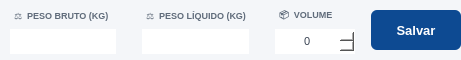
     <widget class="QWidget" name="widget_14" native="true">
      <property name="minimumSize">
       <size>
        <width>0</width>
        <height>60</height>
       </size>
      </property>
      <property name="maximumSize">
       <size>
        <width>16777215</width>
        <height>60</height>
       </size>
      </property>
      <property name="styleSheet">
       <string notr="true">background-color: #f4f6f9;</string>
      </property>
      <layout class="QHBoxLayout" name="horizontalLayout_8">
       <property name="leftMargin">
        <number>0</number>
       </property>
       <property name="topMargin">
        <number>0</number>
       </property>
       <property name="rightMargin">
        <number>0</number>
       </property>
       <property name="bottomMargin">
        <number>0</number>
       </property>
       <item>
        <widget class="QWidget" name="widget_25" native="true">
         <property name="styleSheet">
          <string notr="true"/>
         </property>
         <layout class="QVBoxLayout" name="verticalLayout_23">
          <property name="spacing">
           <number>3</number>
          </property>
          <property name="leftMargin">
           <number>10</number>
          </property>
          <property name="topMargin">
           <number>6</number>
          </property>
          <property name="rightMargin">
           <number>10</number>
          </property>
          <property name="bottomMargin">
           <number>6</number>
          </property>
          <item>
           <widget class="QLabel" name="label_67">
            <property name="minimumSize">
             <size>
              <width>0</width>
              <height>0</height>
             </size>
            </property>
            <property name="maximumSize">
             <size>
              <width>16777215</width>
              <height>16777215</height>
             </size>
            </property>
            <property name="font">
             <font>
              <pointsize>-1</pointsize>
              <weight>75</weight>
              <bold>true</bold>
             </font>
            </property>
            <property name="styleSheet">
             <string notr="true">border: none;
background: transparent;
color: #5f6b7a;
font-size: 9px;
font-weight: bold;
padding-left: 2px;</string>
            </property>
            <property name="text">
             <string>⚖️  PESO BRUTO (KG)</string>
            </property>
            <property name="alignment">
             <set>Qt::AlignLeading|Qt::AlignLeft|Qt::AlignVCenter</set>
            </property>
           </widget>
          </item>
          <item>
           <widget class="QLineEdit" name="line_Peso_Bruto">
            <property name="sizePolicy">
             <sizepolicy hsizetype="Preferred" vsizetype="Preferred">
              <horstretch>0</horstretch>
              <verstretch>0</verstretch>
             </sizepolicy>
            </property>
            <property name="minimumSize">
             <size>
              <width>0</width>
              <height>25</height>
             </size>
            </property>
            <property name="maximumSize">
             <size>
              <width>16777215</width>
              <height>25</height>
             </size>
            </property>
            <property name="font">
             <font>
              <pointsize>9</pointsize>
              <weight>50</weight>
              <bold>false</bold>
             </font>
            </property>
            <property name="styleSheet">
             <string notr="true">color: #374151;
border: none;
background: white;</string>
            </property>
            <property name="inputMask">
             <string/>
            </property>
            <property name="text">
             <string/>
            </property>
            <property name="frame">
             <bool>true</bool>
            </property>
            <property name="echoMode">
             <enum>QLineEdit::Normal</enum>
            </property>
            <property name="alignment">
             <set>Qt::AlignCenter</set>
            </property>
            <property name="dragEnabled">
             <bool>false</bool>
            </property>
            <property name="readOnly">
             <bool>true</bool>
            </property>
            <property name="placeholderText">
             <string/>
            </property>
           </widget>
          </item>
         </layout>
        </widget>
       </item>
       <item>
        <widget class="QWidget" name="widget_26" native="true">
         <property name="styleSheet">
          <string notr="true"/>
         </property>
         <layout class="QVBoxLayout" name="verticalLayout_24">
          <property name="spacing">
           <number>3</number>
          </property>
          <property name="leftMargin">
           <number>10</number>
          </property>
          <property name="topMargin">
           <number>6</number>
          </property>
          <property name="rightMargin">
           <number>10</number>
          </property>
          <property name="bottomMargin">
           <number>6</number>
          </property>
          <item>
           <widget class="QLabel" name="label_68">
            <property name="minimumSize">
             <size>
              <width>0</width>
              <height>0</height>
             </size>
            </property>
            <property name="maximumSize">
             <size>
              <width>16777215</width>
              <height>16777215</height>
             </size>
            </property>
            <property name="font">
             <font>
              <pointsize>-1</pointsize>
              <weight>75</weight>
              <bold>true</bold>
             </font>
            </property>
            <property name="styleSheet">
             <string notr="true">border: none;
background: transparent;
color: #5f6b7a;
font-size: 9px;
font-weight: bold;
padding-left: 2px;</string>
            </property>
            <property name="text">
             <string>⚖️  PESO LÍQUIDO (KG)</string>
            </property>
            <property name="alignment">
             <set>Qt::AlignLeading|Qt::AlignLeft|Qt::AlignVCenter</set>
            </property>
           </widget>
          </item>
          <item>
           <widget class="QLineEdit" name="line_Peso_Liquido">
            <property name="sizePolicy">
             <sizepolicy hsizetype="Preferred" vsizetype="Preferred">
              <horstretch>0</horstretch>
              <verstretch>0</verstretch>
             </sizepolicy>
            </property>
            <property name="minimumSize">
             <size>
              <width>0</width>
              <height>25</height>
             </size>
            </property>
            <property name="maximumSize">
             <size>
              <width>16777215</width>
              <height>25</height>
             </size>
            </property>
            <property name="font">
             <font>
              <pointsize>9</pointsize>
              <weight>50</weight>
              <bold>false</bold>
             </font>
            </property>
            <property name="styleSheet">
             <string notr="true">color: #374151;
border: none;
background: white;</string>
            </property>
            <property name="inputMask">
             <string/>
            </property>
            <property name="text">
             <string/>
            </property>
            <property name="frame">
             <bool>true</bool>
            </property>
            <property name="echoMode">
             <enum>QLineEdit::Normal</enum>
            </property>
            <property name="alignment">
             <set>Qt::AlignCenter</set>
            </property>
            <property name="dragEnabled">
             <bool>false</bool>
            </property>
            <property name="readOnly">
             <bool>true</bool>
            </property>
            <property name="placeholderText">
             <string/>
            </property>
           </widget>
          </item>
         </layout>
        </widget>
       </item>
       <item>
        <widget class="QWidget" name="widget_15" native="true">
         <property name="minimumSize">
          <size>
           <width>100</width>
           <height>0</height>
          </size>
         </property>
         <property name="maximumSize">
          <size>
           <width>100</width>
           <height>16777215</height>
          </size>
         </property>
         <property name="styleSheet">
          <string notr="true"/>
         </property>
         <layout class="QVBoxLayout" name="verticalLayout_26" stretch="0,0">
          <property name="spacing">
           <number>3</number>
          </property>
          <property name="leftMargin">
           <number>10</number>
          </property>
          <property name="topMargin">
           <number>6</number>
          </property>
          <property name="rightMargin">
           <number>10</number>
          </property>
          <property name="bottomMargin">
           <number>6</number>
          </property>
          <item>
           <widget class="QLabel" name="label_69">
            <property name="minimumSize">
             <size>
              <width>0</width>
              <height>0</height>
             </size>
            </property>
            <property name="maximumSize">
             <size>
              <width>16777215</width>
              <height>16777215</height>
             </size>
            </property>
            <property name="font">
             <font>
              <pointsize>-1</pointsize>
              <weight>75</weight>
              <bold>true</bold>
             </font>
            </property>
            <property name="styleSheet">
             <string notr="true">border: none;
background: transparent;
color: #5f6b7a;
font-size: 9px;
font-weight: bold;
padding-left: 2px;</string>
            </property>
            <property name="text">
             <string>📦  VOLUME</string>
            </property>
            <property name="alignment">
             <set>Qt::AlignLeading|Qt::AlignLeft|Qt::AlignVCenter</set>
            </property>
           </widget>
          </item>
          <item>
           <widget class="QSpinBox" name="spin_Volume">
            <property name="sizePolicy">
             <sizepolicy hsizetype="Preferred" vsizetype="Preferred">
              <horstretch>0</horstretch>
              <verstretch>0</verstretch>
             </sizepolicy>
            </property>
            <property name="minimumSize">
             <size>
              <width>0</width>
              <height>25</height>
             </size>
            </property>
            <property name="maximumSize">
             <size>
              <width>16777215</width>
              <height>25</height>
             </size>
            </property>
            <property name="styleSheet">
             <string notr="true">color: #374151;
border: none;
background: white;
font-size: 11px;</string>
            </property>
            <property name="alignment">
             <set>Qt::AlignCenter</set>
            </property>
            <property name="readOnly">
             <bool>true</bool>
            </property>
           </widget>
          </item>
         </layout>
        </widget>
       </item>
       <item>
        <widget class="QPushButton" name="btn_Salvar">
         <property name="sizePolicy">
          <sizepolicy hsizetype="Preferred" vsizetype="Preferred">
           <horstretch>0</horstretch>
           <verstretch>0</verstretch>
          </sizepolicy>
         </property>
         <property name="minimumSize">
          <size>
           <width>90</width>
           <height>40</height>
          </size>
         </property>
         <property name="maximumSize">
          <size>
           <width>90</width>
           <height>40</height>
          </size>
         </property>
         <property name="font">
          <font>
           <pointsize>10</pointsize>
           <weight>75</weight>
           <bold>true</bold>
          </font>
         </property>
         <property name="cursor">
          <cursorShape>PointingHandCursor</cursorShape>
         </property>
         <property name="styleSheet">
          <string notr="true">QPushButton {
    background-color: #0d4a92;
    color: white;
    border: none;
    border-radius: 6px;
    padding: 0 5px;
    font-size: 10pt;
font-weight: bold;
}

QPushButton:hover {
    background-color: #1557a6;
}

QPushButton:pressed {
    background-color: #0a3b75;
}</string>
         </property>
         <property name="text">
          <string>Salvar</string>
         </property>
        </widget>
       </item>
      </layout>
     </widget>
